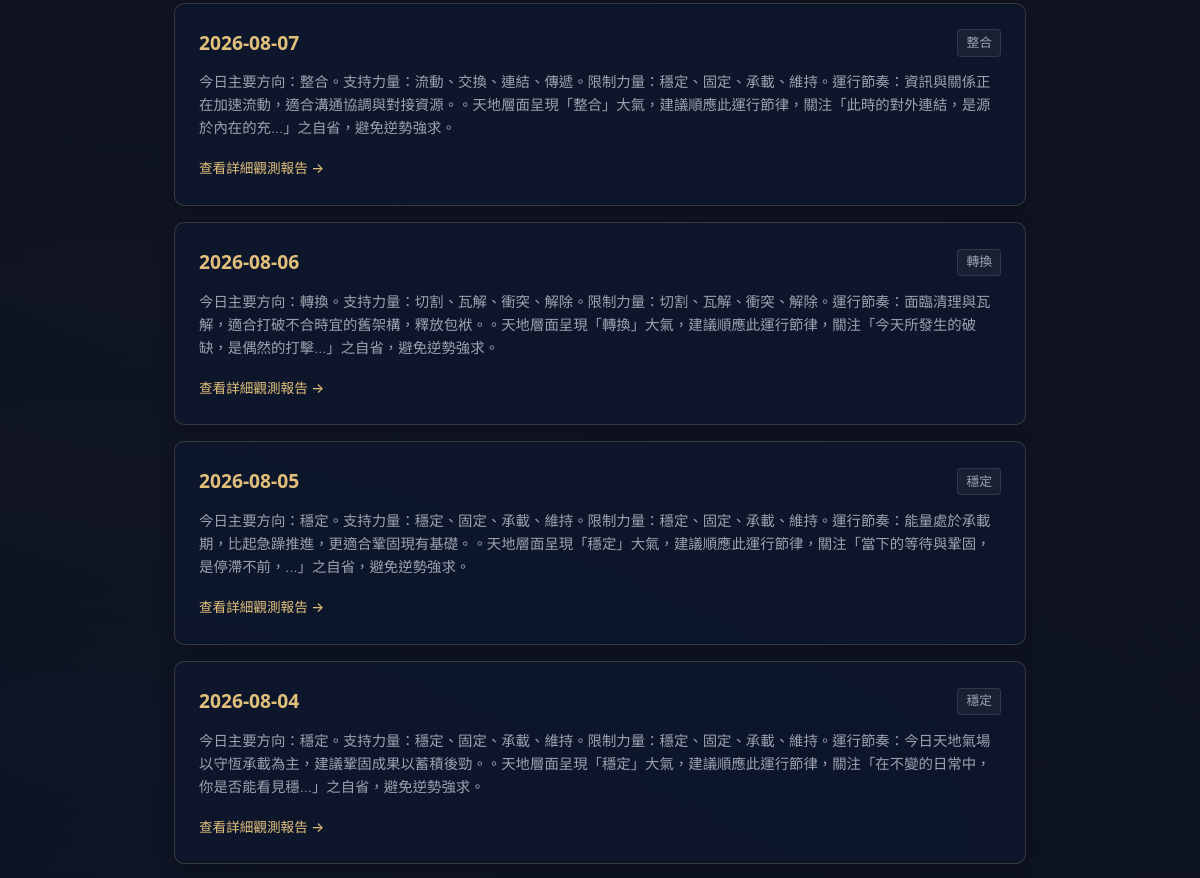
Page /archive (middle part) on the earlier database version.
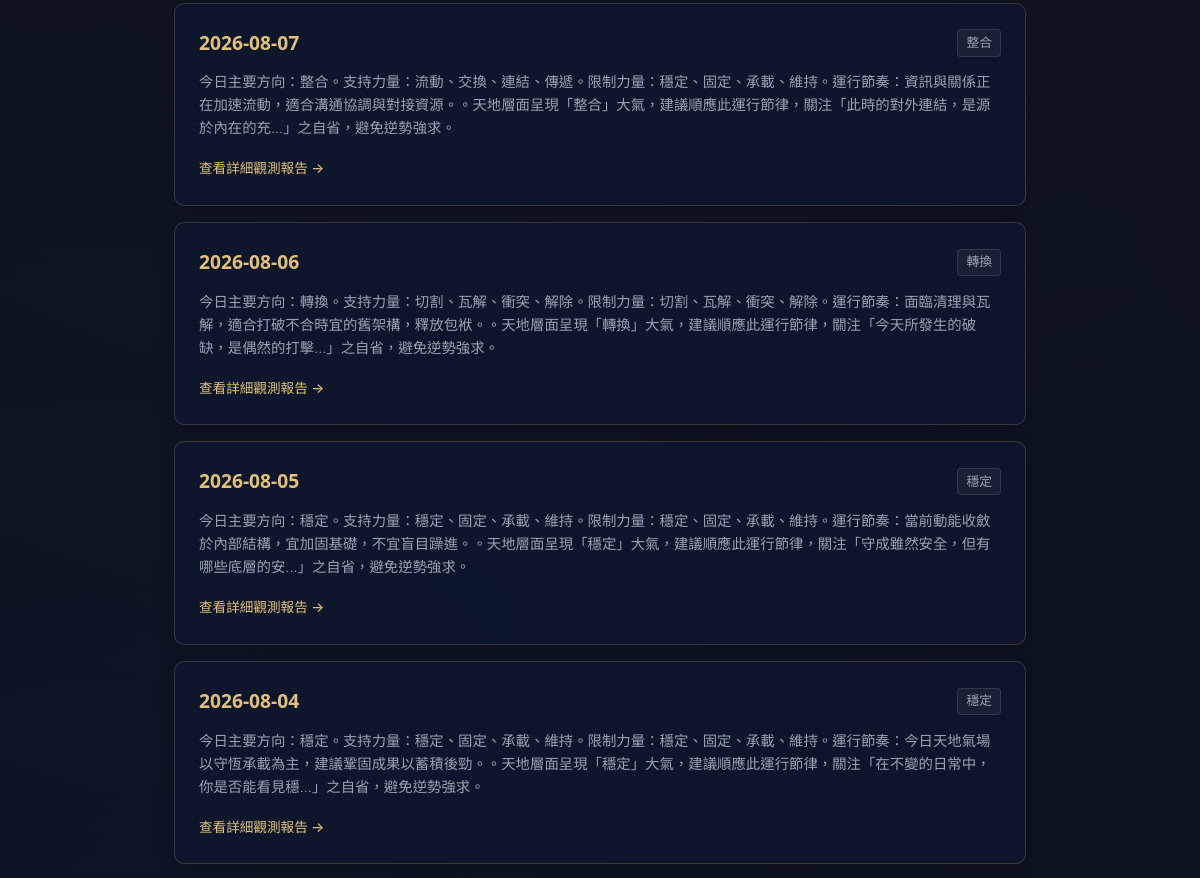
Same page on the later database version.
### tables this page shows
CREATE TABLE daily_states (
            id INTEGER PRIMARY KEY AUTOINCREMENT,
            date TEXT NOT NULL,
            timezone TEXT NOT NULL,
            city TEXT NOT NULL,
            raw_timing_data TEXT NOT NULL,
            semantic_vectors TEXT NOT NULL,
            primary_force TEXT NOT NULL,
            secondary_force TEXT NOT NULL,
            constraint_force TEXT NOT NULL,
            daily_rhythm TEXT NOT NULL,
            daily_summary TEXT NOT NULL,
            reflection_question TEXT NOT NULL,
            created_at TEXT NOT NULL,
            UNIQUE(date, timezone, city)
        );

### app.py (the view)
@app.get("/archive", response_class=HTMLResponse)
def read_archive(request: Request):
    states = get_all_daily_states()
    return templates.TemplateResponse(request=request, name="archive.html", context={"request": request, "states": states})

### templates/archive.html (shortened to what this page needs)
<!DOCTYPE html>
<html lang="zh-TW">
<head>
    <link rel="stylesheet" href="/static/style.css">
</head>
<body>
    <main class="container">
        <section class="archive-list-container">
            {% if states %}
                {% for st in states %}
                <div class="archive-item-card">
                    <div class="archive-date-row">
                        <span class="archive-date gold-text">{{ st.date }}</span>
                        <span class="archive-rhythm-badge">{{ st.daily_rhythm }}</span>
                    </div>
                    <p class="archive-summary">{{ st.daily_summary }}</p>
                    <a href="/date/{{ st.date }}" class="btn-text-gold">查看詳細觀測報告 →</a>
                </div>
                {% endfor %}
            {% else %}
                <div class="card empty-card">
                    <p>目前尚無歷史檔案記錄。請先在前台查詢或自動生成特定日期天時。</p>
                </div>
            {% endif %}
        </section>
    </main>
</body>
</html>

Differences in the rows shown:
removed daily_states: date "2026-08-05", daily_rhythm "穩定", daily_summary "今日主要方向：穩定。支持力量：穩定、固定、承載、維持。限制力量：穩定、固定、承載、維持。運行節奏：能量處於承載期，比起急躁推進，更適合鞏固現有基礎。。天地層面呈現「穩定」大氣，建議順應此運行節律，關注「當下的等待與鞏固，是停滯不前，...」之自省，避免逆勢強求。"
added daily_states: date "2026-08-05", daily_rhythm "穩定", daily_summary "今日主要方向：穩定。支持力量：穩定、固定、承載、維持。限制力量：穩定、固定、承載、維持。運行節奏：當前動能收斂於內部結構，宜加固基礎，不宜盲目躁進。。天地層面呈現「穩定」大氣，建議順應此運行節律，關注「守成雖然安全，但有哪些底層的安...」之自省，避免逆勢強求。"
